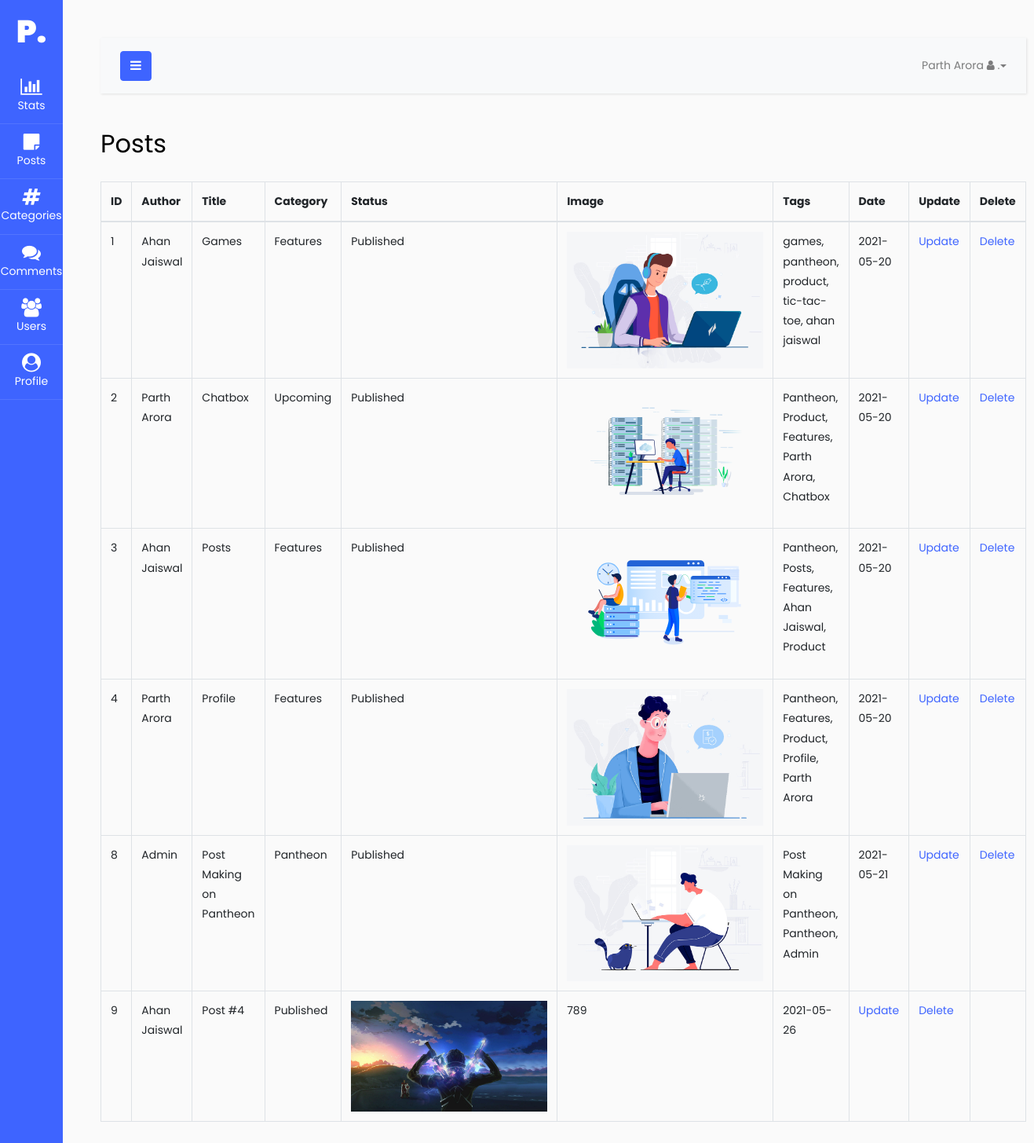
/admin/posts.php (signed in), run on the app's committed database.
### tables this page shows
CREATE TABLE `posts` (
  `post_id` int(3) NOT NULL,
  `post_category_id` int(3) NOT NULL,
  `post_title` varchar(255) NOT NULL,
  `post_author` varchar(255) NOT NULL,
  `post_date` date NOT NULL,
  `post_image` text NOT NULL,
  `post_content` text NOT NULL,
  `post_tags` varchar(255) NOT NULL,
  `post_desc` text NOT NULL,
  `post_comment_count` int(11) NOT NULL,
  `post_status` varchar(255) NOT NULL DEFAULT 'draft'
);

CREATE TABLE `categories` (
  `cat_id` int(3) NOT NULL,
  `cat_title` varchar(255) NOT NULL
);

### admin/root/view_posts.php (the view, shortened to what this page needs)
<table class="table table-bordered table-hover">
                            <thead>
                                <tr>
                                    <th>ID</th>
                                    <th>Author</th>
                                    <th>Title</th>
                                    <th>Category</th>
                                    <th>Status</th>
                                    <th>Image</th>
                                    <th>Tags</th>
                                    <th>Date</th>
                                    <th>Update</th>
                                    <th>Delete</th>
                                </tr>
                            </thead>
                            <tbody>
                            <?php
                            $query = "SELECT * FROM posts";
                            $select_posts = mysqli_query($connection,$query);
                            while($row = mysqli_fetch_assoc($select_posts)) {
                                $post_id = $row['post_id'];
                                $post_author = $row['post_author'];
                                $post_title = $row['post_title'];
                                $post_category_id = $row['post_category_id'];
                                $post_status = $row['post_status'];
                                $post_image = $row['post_image'];
                                $post_tags = $row['post_tags'];
                                $post_date = $row['post_date'];
                                echo "<tr>";
                                echo "<td>$post_id</td>";
                                echo "<td>$post_author</td>";
                                echo "<td>$post_title</td>";
                                $query = "SELECT * FROM categories WHERE cat_id = {$post_category_id}";
                                $select_all_categories_query = mysqli_query($connection,$query);
                                while($row = mysqli_fetch_assoc($select_all_categories_query)) {
                                    $cat_title = $row['cat_title'];
                                echo "<td>$cat_title</td>";
                                }
                                echo "<td>$post_status</td>";
                                echo "<td><center><img width='250' class='img-responsive' src='../img/$post_image'/></center></td>";
                                echo "<td>$post_tags</td>";
                                echo "<td>$post_date</td>";
                                echo "<td><a href='posts.php?source=update_posts&p_id={$post_id}'>Update</a></td>";
                                echo "<td><a href='posts.php?delete={$post_id}'>Delete</a></td>";
                                echo "</tr>";
                            }
                            ?>
                            </tbody>
                        </table>

### admin/root/header.php (shortened to what this page needs)
<!doctype html>
<html lang="en">
  <head>
		<link rel="stylesheet" href="https://stackpath.bootstrapcdn.com/font-awesome/4.7.0/css/font-awesome.min.css">
		<link rel="stylesheet" href="css/style.css">
  </head>
  <body>
<?php
if(isset($_SESSION['user_role'])) {
 if($_SESSION['user_role'] == 'Admin')
 include "root/sidenav.php";
}
?>

### admin/root/sidenav.php (shortened to what this page needs)
<div class="wrapper d-flex align-items-stretch">
<nav id="sidebar" class="active">
<h1><a href="index.php" class="logo">P.</a></h1>
<ul class="list-unstyled components mb-5">
<li class="active">
<a href="index.php"><span class="fa fa-bar-chart-o"></span> Stats</a>
</li>
<li>
<a href="javascript:;" data-toggle="collapse" data-target="#posts"><span class="fa fa-sticky-note"></span> Posts</a>
</li>
<li>
<a href="categories.php"><span class="fa fa-hashtag"></span> Categories</a>
</li>
<li>
<a href="comments.php"><span class="fa fa-comments"></span> Comments</a>
</li>
<li>
<a href="javascript:;" data-toggle="collapse" data-target="#users"><span class="fa fa-users"></span> Users</a>
</li>
<li>
<a href="profile.php?source=update_profile"><span class="fa fa-user-circle"></span> Profile</a>
</li>
</ul>
</nav>

### admin/posts.php (shortened to what this page needs)
<?php include "root/db.php" ?>
<?php include "root/header.php" ?>
<div id="content" class="p-4 p-md-5">
<?php include "root/topnav.php" ?>
<h2 class="mb-4">Posts</h2>
<?php
                        if(isset($_GET['source'])) {
                            $source = $_GET['source'];
                        } else {
                            $source = "";
                        }
                        switch($source) {
                            default:
                            include "root/view_posts.php";
                        }
                        ?>
</div>
</div>
<?php include "root/footer.php" ?>

### admin/root/topnav.php (shortened to what this page needs)
<nav class="navbar navbar-expand-lg navbar-light bg-light">
<div class="container-fluid">
<button type="button" id="sidebarCollapse" class="btn btn-primary">
<i class="fa fa-bars"></i>
</button>
<div class="collapse navbar-collapse" id="navbarSupportedContent">
<ul class="nav navbar-nav ml-auto">
<li class="nav-item dropdown">
<a class="nav-link dropdown-toggle" data-toggle="dropdown" href="#"><?php echo $_SESSION['user_fname'] . " " . $_SESSION['user_lname']; ?> <i class="fa fa-user"> . </i></a>
</li>
</ul>
</div>
</div>
</nav>

### admin/root/footer.php (shortened to what this page needs)
  </body>
</html>

### data on the page
posts: post_id "1", post_author "Ahan Jaiswal", post_title "Games", post_status "Published", post_image (picture), post_tags "games, pantheon, product, tic-tac-toe, ahan jaiswal", post_date "2021-05-20"
categories: cat_title "Features"
posts: post_id "2", post_author "Parth Arora", post_title "Chatbox", post_status "Published", post_image (picture), post_tags "Pantheon, Product, Features, Parth Arora, Chatbox", post_date "2021-05-20"
categories: cat_title "Upcoming"
posts: post_id "3", post_author "Ahan Jaiswal", post_title "Posts", post_status "Published", post_image (picture), post_tags "Pantheon, Posts, Features, Ahan Jaiswal, Product", post_date "2021-05-20"
posts: post_id "4", post_author "Parth Arora", post_title "Profile", post_status "Published", post_image (picture), post_tags "Pantheon, Features, Product, Profile, Parth Arora", post_date "2021-05-20"
posts: post_id "8", post_author "Admin", post_title "Post Making on Pantheon", post_status "Published", post_image (picture), post_tags "Post Making on Pantheon, Pantheon, Admin", post_date "2021-05-21"
categories: cat_title "Pantheon"
posts: post_id "9", post_author "Ahan Jaiswal", post_title "Post #4", post_status "Published", post_image (picture), post_tags "789", post_date "2021-05-26"

### other printed values
$_SESSION['user_fname'] "Parth"
$_SESSION['user_lname'] "Arora"
